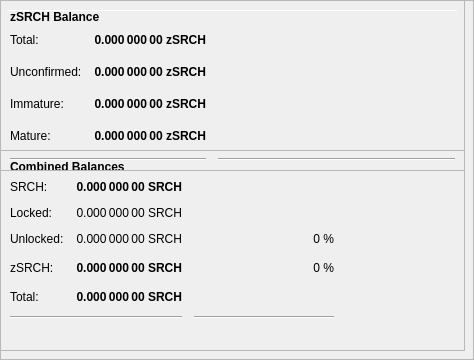
        <widget class="QFrame" name="frameObfuscation">
         <property name="minimumSize">
          <size>
           <width>0</width>
           <height>350</height>
          </size>
         </property>
         <property name="layoutDirection">
          <enum>Qt::LeftToRight</enum>
         </property>
         <property name="frameShape">
          <enum>QFrame::StyledPanel</enum>
         </property>
         <property name="frameShadow">
          <enum>QFrame::Raised</enum>
         </property>
         <widget class="QPushButton" name="runAutoDenom">
          <property name="geometry">
           <rect>
            <x>251</x>
            <y>17</y>
            <width>1</width>
            <height>1</height>
           </rect>
          </property>
          <property name="palette">
           <palette>
            <active>
             <colorrole role="WindowText">
              <brush brushstyle="SolidPattern">
               <color alpha="255">
                <red>0</red>
                <green>0</green>
                <blue>0</blue>
               </color>
              </brush>
             </colorrole>
             <colorrole role="Button">
              <brush brushstyle="SolidPattern">
               <color alpha="255">
                <red>239</red>
                <green>238</green>
                <blue>238</blue>
               </color>
              </brush>
             </colorrole>
             <colorrole role="Light">
              <brush brushstyle="SolidPattern">
               <color alpha="255">
                <red>255</red>
                <green>255</green>
                <blue>255</blue>
               </color>
              </brush>
             </colorrole>
             <colorrole role="Midlight">
              <brush brushstyle="SolidPattern">
               <color alpha="255">
                <red>247</red>
                <green>246</green>
                <blue>246</blue>
               </color>
              </brush>
             </colorrole>
             <colorrole role="Dark">
              <brush brushstyle="SolidPattern">
               <color alpha="255">
                <red>119</red>
                <green>119</green>
                <blue>119</blue>
               </color>
              </brush>
             </colorrole>
             <colorrole role="Mid">
              <brush brushstyle="SolidPattern">
               <color alpha="255">
                <red>159</red>
                <green>159</green>
                <blue>159</blue>
               </color>
              </brush>
             </colorrole>
             <colorrole role="Text">
              <brush brushstyle="SolidPattern">
               <color alpha="255">
                <red>0</red>
                <green>0</green>
                <blue>0</blue>
               </color>
              </brush>
             </colorrole>
             <colorrole role="BrightText">
              <brush brushstyle="SolidPattern">
               <color alpha="255">
                <red>255</red>
                <green>255</green>
                <blue>255</blue>
               </color>
              </brush>
             </colorrole>
             <colorrole role="ButtonText">
              <brush brushstyle="SolidPattern">
               <color alpha="255">
                <red>0</red>
                <green>0</green>
                <blue>0</blue>
               </color>
              </brush>
             </colorrole>
             <colorrole role="Base">
              <brush brushstyle="SolidPattern">
               <color alpha="255">
                <red>255</red>
                <green>255</green>
                <blue>255</blue>
               </color>
              </brush>
             </colorrole>
             <colorrole role="Window">
              <brush brushstyle="SolidPattern">
               <color alpha="255">
                <red>239</red>
                <green>238</green>
                <blue>238</blue>
               </color>
              </brush>
             </colorrole>
             <colorrole role="Shadow">
              <brush brushstyle="SolidPattern">
               <color alpha="255">
                <red>0</red>
                <green>0</green>
                <blue>0</blue>
               </color>
              </brush>
             </colorrole>
             <colorrole role="AlternateBase">
              <brush brushstyle="SolidPattern">
               <color alpha="255">
                <red>247</red>
                <green>246</green>
                <blue>246</blue>
               </color>
              </brush>
             </colorrole>
             <colorrole role="ToolTipBase">
              <brush brushstyle="SolidPattern">
               <color alpha="255">
                <red>255</red>
                <green>255</green>
                <blue>220</blue>
               </color>
              </brush>
             </colorrole>
             <colorrole role="ToolTipText">
              <brush brushstyle="SolidPattern">
               <color alpha="255">
                <red>0</red>
                <green>0</green>
                <blue>0</blue>
               </color>
              </brush>
             </colorrole>
            </active>
            <inactive>
             <colorrole role="WindowText">
              <brush brushstyle="SolidPattern">
               <color alpha="255">
                <red>0</red>
                <green>0</green>
                <blue>0</blue>
               </color>
              </brush>
             </colorrole>
             <colorrole role="Button">
              <brush brushstyle="SolidPattern">
               <color alpha="255">
                <red>239</red>
                <green>238</green>
                <blue>238</blue>
               </color>
              </brush>
             </colorrole>
             <colorrole role="Light">
              <brush brushstyle="SolidPattern">
               <color alpha="255">
                <red>255</red>
                <green>255</green>
                <blue>255</blue>
               </color>
              </brush>
             </colorrole>
             <colorrole role="Midlight">
              <brush brushstyle="SolidPattern">
               <color alpha="255">
                <red>247</red>
                <green>246</green>
                <blue>246</blue>
               </color>
              </brush>
             </colorrole>
             <colorrole role="Dark">
              <brush brushstyle="SolidPattern">
               <color alpha="255">
                <red>119</red>
                <green>119</green>
                <blue>119</blue>
               </color>
              </brush>
             </colorrole>
             <colorrole role="Mid">
              <brush brushstyle="SolidPattern">
               <color alpha="255">
                <red>159</red>
                <green>159</green>
                <blue>159</blue>
               </color>
              </brush>
             </colorrole>
             <colorrole role="Text">
              <brush brushstyle="SolidPattern">
               <color alpha="255">
                <red>0</red>
                <green>0</green>
                <blue>0</blue>
               </color>
              </brush>
             </colorrole>
             <colorrole role="BrightText">
              <brush brushstyle="SolidPattern">
               <color alpha="255">
                <red>255</red>
                <green>255</green>
                <blue>255</blue>
               </color>
              </brush>
             </colorrole>
             <colorrole role="ButtonText">
              <brush brushstyle="SolidPattern">
               <color alpha="255">
                <red>0</red>
                <green>0</green>
                <blue>0</blue>
               </color>
              </brush>
             </colorrole>
             <colorrole role="Base">
              <brush brushstyle="SolidPattern">
               <color alpha="255">
                <red>255</red>
                <green>255</green>
                <blue>255</blue>
               </color>
              </brush>
             </colorrole>
             <colorrole role="Window">
              <brush brushstyle="SolidPattern">
               <color alpha="255">
                <red>239</red>
                <green>238</green>
                <blue>238</blue>
               </color>
              </brush>
             </colorrole>
             <colorrole role="Shadow">
              <brush brushstyle="SolidPattern">
               <color alpha="255">
                <red>0</red>
                <green>0</green>
                <blue>0</blue>
               </color>
              </brush>
             </colorrole>
             <colorrole role="AlternateBase">
              <brush brushstyle="SolidPattern">
               <color alpha="255">
                <red>247</red>
                <green>246</green>
                <blue>246</blue>
               </color>
              </brush>
             </colorrole>
             <colorrole role="ToolTipBase">
              <brush brushstyle="SolidPattern">
               <color alpha="255">
                <red>255</red>
                <green>255</green>
                <blue>220</blue>
               </color>
              </brush>
             </colorrole>
             <colorrole role="ToolTipText">
              <brush brushstyle="SolidPattern">
               <color alpha="255">
                <red>0</red>
                <green>0</green>
                <blue>0</blue>
               </color>
              </brush>
             </colorrole>
            </inactive>
            <disabled>
             <colorrole role="WindowText">
              <brush brushstyle="SolidPattern">
               <color alpha="255">
                <red>119</red>
                <green>119</green>
                <blue>119</blue>
               </color>
              </brush>
             </colorrole>
             <colorrole role="Button">
              <brush brushstyle="SolidPattern">
               <color alpha="255">
                <red>239</red>
                <green>238</green>
                <blue>238</blue>
               </color>
              </brush>
             </colorrole>
             <colorrole role="Light">
              <brush brushstyle="SolidPattern">
               <color alpha="255">
                <red>255</red>
                <green>255</green>
                <blue>255</blue>
               </color>
              </brush>
             </colorrole>
             <colorrole role="Midlight">
              <brush brushstyle="SolidPattern">
               <color alpha="255">
                <red>247</red>
                <green>246</green>
                <blue>246</blue>
               </color>
              </brush>
             </colorrole>
             <colorrole role="Dark">
              <brush brushstyle="SolidPattern">
               <color alpha="255">
                <red>119</red>
                <green>119</green>
                <blue>119</blue>
               </color>
              </brush>
             </colorrole>
             <colorrole role="Mid">
              <brush brushstyle="SolidPattern">
               <color alpha="255">
                <red>159</red>
                <green>159</green>
                <blue>159</blue>
               </color>
              </brush>
             </colorrole>
             <colorrole role="Text">
              <brush brushstyle="SolidPattern">
               <color alpha="255">
                <red>119</red>
                <green>119</green>
                <blue>119</blue>
               </color>
              </brush>
             </colorrole>
             <colorrole role="BrightText">
              <brush brushstyle="SolidPattern">
               <color alpha="255">
                <red>255</red>
                <green>255</green>
                <blue>255</blue>
               </color>
              </brush>
             </colorrole>
             <colorrole role="ButtonText">
              <brush brushstyle="SolidPattern">
               <color alpha="255">
                <red>119</red>
                <green>119</green>
                <blue>119</blue>
               </color>
              </brush>
             </colorrole>
             <colorrole role="Base">
              <brush brushstyle="SolidPattern">
               <color alpha="255">
                <red>239</red>
                <green>238</green>
                <blue>238</blue>
               </color>
              </brush>
             </colorrole>
             <colorrole role="Window">
              <brush brushstyle="SolidPattern">
               <color alpha="255">
                <red>239</red>
                <green>238</green>
                <blue>238</blue>
               </color>
              </brush>
             </colorrole>
             <colorrole role="Shadow">
              <brush brushstyle="SolidPattern">
               <color alpha="255">
                <red>0</red>
                <green>0</green>
                <blue>0</blue>
               </color>
              </brush>
             </colorrole>
             <colorrole role="AlternateBase">
              <brush brushstyle="SolidPattern">
               <color alpha="255">
                <red>239</red>
                <green>238</green>
                <blue>238</blue>
               </color>
              </brush>
             </colorrole>
             <colorrole role="ToolTipBase">
              <brush brushstyle="SolidPattern">
               <color alpha="255">
                <red>255</red>
                <green>255</green>
                <blue>220</blue>
               </color>
              </brush>
             </colorrole>
             <colorrole role="ToolTipText">
              <brush brushstyle="SolidPattern">
               <color alpha="255">
                <red>0</red>
                <green>0</green>
                <blue>0</blue>
               </color>
              </brush>
             </colorrole>
            </disabled>
           </palette>
          </property>
          <property name="focusPolicy">
           <enum>Qt::NoFocus</enum>
          </property>
          <property name="autoFillBackground">
           <bool>true</bool>
          </property>
          <property name="text">
           <string/>
          </property>
          <property name="flat">
           <bool>true</bool>
          </property>
         </widget>
         <widget class="Line" name="line">
          <property name="geometry">
           <rect>
            <x>7</x>
            <y>10</y>
            <width>451</width>
            <height>1</height>
           </rect>
          </property>
          <property name="orientation">
           <enum>Qt::Horizontal</enum>
          </property>
         </widget>
         <widget class="QFrame" name="frame_3">
          <property name="geometry">
           <rect>
            <x>0</x>
            <y>150</y>
            <width>465</width>
            <height>201</height>
           </rect>
          </property>
          <property name="frameShape">
           <enum>QFrame::StyledPanel</enum>
          </property>
          <property name="frameShadow">
           <enum>QFrame::Raised</enum>
          </property>
          <layout class="QVBoxLayout" name="verticalLayout_5">
           <item>
            <layout class="QHBoxLayout" name="horizontalLayout_5" stretch="0">
             <item>
              <widget class="QLabel" name="label_5z">
               <property name="maximumSize">
                <size>
                 <width>16777215</width>
                 <height>20</height>
                </size>
               </property>
               <property name="font">
                <font>
                 <weight>75</weight>
                 <bold>true</bold>
                </font>
               </property>
               <property name="toolTip">
                <string>Combined Balances (including unconfirmed and immature coins)</string>
               </property>
               <property name="text">
                <string>&lt;html&gt;&lt;head/&gt;&lt;body&gt;&lt;p&gt;Combined Balances&lt;/p&gt;&lt;/body&gt;&lt;/html&gt;</string>
               </property>
              </widget>
             </item>
            </layout>
           </item>
           <item>
            <layout class="QGridLayout" name="gridLayout_3">
             <property name="spacing">
              <number>12</number>
             </property>
             <item row="7" column="0" colspan="2">
              <widget class="Line" name="lineSpendableBalance_3">
               <property name="orientation">
                <enum>Qt::Horizontal</enum>
               </property>
              </widget>
             </item>
             <item row="7" column="2">
              <widget class="Line" name="lineWatchBalance_3">
               <property name="sizePolicy">
                <sizepolicy hsizetype="Preferred" vsizetype="Fixed">
                 <horstretch>0</horstretch>
                 <verstretch>0</verstretch>
                </sizepolicy>
               </property>
               <property name="minimumSize">
                <size>
                 <width>140</width>
                 <height>0</height>
                </size>
               </property>
               <property name="orientation">
                <enum>Qt::Horizontal</enum>
               </property>
              </widget>
             </item>
             <item row="4" column="1">
              <widget class="QLabel" name="labelzBalancez">
               <property name="font">
                <font>
                 <weight>75</weight>
                 <bold>true</bold>
                </font>
               </property>
               <property name="cursor">
                <cursorShape>IBeamCursor</cursorShape>
               </property>
               <property name="toolTip">
                <string>Total of transactions that have yet to be confirmed, and do not yet count toward the spendable balance</string>
               </property>
               <property name="text">
                <string notr="true">0.000 000 00 SRCH</string>
               </property>
               <property name="alignment">
                <set>Qt::AlignRight|Qt::AlignTrailing|Qt::AlignVCenter</set>
               </property>
               <property name="textInteractionFlags">
                <set>Qt::LinksAccessibleByMouse|Qt::TextSelectableByKeyboard|Qt::TextSelectableByMouse</set>
               </property>
              </widget>
             </item>
             <item row="6" column="1">
              <widget class="QLabel" name="labelTotalz">
               <property name="font">
                <font>
                 <weight>75</weight>
                 <bold>true</bold>
                </font>
               </property>
               <property name="cursor">
                <cursorShape>IBeamCursor</cursorShape>
               </property>
               <property name="toolTip">
                <string>Total Balance, including unconfirmed and immature coins.</string>
               </property>
               <property name="text">
                <string notr="true">0.000 000 00 SRCH</string>
               </property>
               <property name="alignment">
                <set>Qt::AlignRight|Qt::AlignTrailing|Qt::AlignVCenter</set>
               </property>
               <property name="textInteractionFlags">
                <set>Qt::LinksAccessibleByMouse|Qt::TextSelectableByKeyboard|Qt::TextSelectableByMouse</set>
               </property>
              </widget>
             </item>
             <item row="4" column="3">
              <spacer name="horizontalSpacer_6">
               <property name="orientation">
                <enum>Qt::Horizontal</enum>
               </property>
               <property name="sizeHint" stdset="0">
                <size>
                 <width>40</width>
                 <height>20</height>
                </size>
               </property>
              </spacer>
             </item>
             <item row="6" column="0">
              <widget class="QLabel" name="labelTotalTextz">
               <property name="text">
                <string>Total:</string>
               </property>
              </widget>
             </item>
             <item row="1" column="0">
              <widget class="QLabel" name="labelBalanceTextz">
               <property name="text">
                <string>SRCH:</string>
               </property>
              </widget>
             </item>
             <item row="1" column="1">
              <widget class="QLabel" name="labelBalancez">
               <property name="font">
                <font>
                 <weight>75</weight>
                 <bold>true</bold>
                </font>
               </property>
               <property name="cursor">
                <cursorShape>IBeamCursor</cursorShape>
               </property>
               <property name="toolTip">
                <string>Your current spendable balance</string>
               </property>
               <property name="text">
                <string notr="true">0.000 000 00 SRCH</string>
               </property>
               <property name="alignment">
                <set>Qt::AlignRight|Qt::AlignTrailing|Qt::AlignVCenter</set>
               </property>
               <property name="textInteractionFlags">
                <set>Qt::LinksAccessibleByMouse|Qt::TextSelectableByKeyboard|Qt::TextSelectableByMouse</set>
               </property>
              </widget>
             </item>
             <item row="4" column="0">
              <widget class="QLabel" name="labelzBalanceTextz">
               <property name="toolTip">
                <string/>
               </property>
               <property name="text">
                <string>zSRCH:</string>
               </property>
              </widget>
             </item>
             <item row="4" column="2">
              <widget class="QLabel" name="labelzSRCHPercent">
               <property name="toolTip">
                <string>Current percentage of zSRCH.
If AutoMint is enabled this percentage will settle around the configured AutoMint percentage (default = 10%)</string>
               </property>
               <property name="text">
                <string>0 %</string>
               </property>
               <property name="alignment">
                <set>Qt::AlignRight|Qt::AlignTrailing|Qt::AlignVCenter</set>
               </property>
              </widget>
             </item>
             <item row="6" column="2">
              <widget class="QLabel" name="label100Percent">
               <property name="text">
                <string/>
               </property>
               <property name="alignment">
                <set>Qt::AlignRight|Qt::AlignTrailing|Qt::AlignVCenter</set>
               </property>
              </widget>
             </item>
             <item row="2" column="1">
              <widget class="QLabel" name="labelLockedBalance">
               <property name="toolTip">
                <string>Locked SRCH or Masternode collaterals. These are excluded from zSRCH minting.</string>
               </property>
               <property name="text">
                <string>0.000 000 00 SRCH</string>
               </property>
               <property name="alignment">
                <set>Qt::AlignRight|Qt::AlignTrailing|Qt::AlignVCenter</set>
               </property>
              </widget>
             </item>
             <item row="2" column="0">
              <widget class="QLabel" name="labelLockedBalanceText">
               <property name="toolTip">
                <string>Locked SRCH or Masternode collaterals. These are excluded from zSRCH minting.</string>
               </property>
               <property name="text">
                <string>Locked:</string>
               </property>
              </widget>
             </item>
             <item row="3" column="0">
              <widget class="QLabel" name="labelUnLockedBalanceText">
               <property name="toolTip">
                <string>Unlocked SRCHs. These can be used for zSRCH minting.</string>
               </property>
               <property name="text">
                <string>Unlocked:</string>
               </property>
              </widget>
             </item>
             <item row="3" column="1">
              <widget class="QLabel" name="labelUnLockedBalance">
               <property name="toolTip">
                <string>Unlocked SRCHs. These can be used for zSRCH minting.</string>
               </property>
               <property name="text">
                <string>0.000 000 00 SRCH</string>
               </property>
               <property name="alignment">
                <set>Qt::AlignRight|Qt::AlignTrailing|Qt::AlignVCenter</set>
               </property>
              </widget>
             </item>
             <item row="3" column="2">
              <widget class="QLabel" name="labelSRCHPercent">
               <property name="text">
                <string>0 %</string>
               </property>
               <property name="alignment">
                <set>Qt::AlignRight|Qt::AlignTrailing|Qt::AlignVCenter</set>
               </property>
              </widget>
             </item>
            </layout>
           </item>
           <item>
            <spacer name="verticalSpacer">
             <property name="orientation">
              <enum>Qt::Vertical</enum>
             </property>
             <property name="sizeHint" stdset="0">
              <size>
               <width>20</width>
               <height>40</height>
              </size>
             </property>
            </spacer>
           </item>
          </layout>
         </widget>
         <widget class="QFrame" name="frame_4">
          <property name="geometry">
           <rect>
            <x>0</x>
            <y>0</y>
            <width>465</width>
            <height>171</height>
           </rect>
          </property>
          <property name="frameShape">
           <enum>QFrame::StyledPanel</enum>
          </property>
          <property name="frameShadow">
           <enum>QFrame::Raised</enum>
          </property>
          <layout class="QVBoxLayout" name="verticalLayout_7">
           <item>
            <layout class="QHBoxLayout" name="horizontalLayout_8" stretch="0">
             <item>
              <widget class="QLabel" name="label_5z_3">
               <property name="maximumSize">
                <size>
                 <width>16777215</width>
                 <height>20</height>
                </size>
               </property>
               <property name="font">
                <font>
                 <weight>75</weight>
                 <bold>true</bold>
                </font>
               </property>
               <property name="text">
                <string>zSRCH Balance</string>
               </property>
              </widget>
             </item>
            </layout>
           </item>
           <item>
            <layout class="QGridLayout" name="gridLayout_5">
             <property name="spacing">
              <number>12</number>
             </property>
             <item row="4" column="0">
              <widget class="QLabel" name="labelzBalanceMatureText">
               <property name="toolTip">
                <string>Mature: more than 20 confirmation and more than 1 mints of the same denomination after it was minted.
These zSRCH are spendable.</string>
               </property>
               <property name="text">
                <string>Mature:</string>
               </property>
              </widget>
             </item>
             <item row="5" column="0" colspan="2">
              <widget class="Line" name="lineSpendableBalance_5">
               <property name="orientation">
                <enum>Qt::Horizontal</enum>
               </property>
              </widget>
             </item>
             <item row="1" column="1">
              <widget class="QLabel" name="labelzBalance">
               <property name="font">
                <font>
                 <weight>75</weight>
                 <bold>true</bold>
                </font>
               </property>
               <property name="cursor">
                <cursorShape>IBeamCursor</cursorShape>
               </property>
               <property name="toolTip">
                <string>All available zSRCH, unconfirmed and immature zSRCH included.</string>
               </property>
               <property name="text">
                <string notr="true">0.000 000 00 zSRCH</string>
               </property>
               <property name="alignment">
                <set>Qt::AlignRight|Qt::AlignTrailing|Qt::AlignVCenter</set>
               </property>
               <property name="textInteractionFlags">
                <set>Qt::LinksAccessibleByMouse|Qt::TextSelectableByKeyboard|Qt::TextSelectableByMouse</set>
               </property>
              </widget>
             </item>
             <item row="5" column="2">
              <widget class="Line" name="lineWatchBalance_5">
               <property name="sizePolicy">
                <sizepolicy hsizetype="Preferred" vsizetype="Fixed">
                 <horstretch>0</horstretch>
                 <verstretch>0</verstretch>
                </sizepolicy>
               </property>
               <property name="minimumSize">
                <size>
                 <width>140</width>
                 <height>0</height>
                </size>
               </property>
               <property name="orientation">
                <enum>Qt::Horizontal</enum>
               </property>
              </widget>
             </item>
             <item row="1" column="0">
              <widget class="QLabel" name="labelzBalanceText">
               <property name="toolTip">
                <string>All available zSRCH, unconfirmed and immature zSRCH included.</string>
               </property>
               <property name="text">
                <string>Total:</string>
               </property>
              </widget>
             </item>
             <item row="1" column="2">
              <spacer name="horizontalSpacer_8">
               <property name="orientation">
                <enum>Qt::Horizontal</enum>
               </property>
               <property name="sizeHint" stdset="0">
                <size>
                 <width>40</width>
                 <height>20</height>
                </size>
               </property>
              </spacer>
             </item>
             <item row="4" column="2">
              <spacer name="horizontalSpacer_4">
               <property name="orientation">
                <enum>Qt::Horizontal</enum>
               </property>
               <property name="sizeHint" stdset="0">
                <size>
                 <width>40</width>
                 <height>20</height>
                </size>
               </property>
              </spacer>
             </item>
             <item row="4" column="1">
              <widget class="QLabel" name="labelzBalanceMature">
               <property name="font">
                <font>
                 <weight>75</weight>
                 <bold>true</bold>
                </font>
               </property>
               <property name="toolTip">
                <string>Mature: more than 20 confirmation and more than 1 mints of the same denomination after it was minted.
These zSRCH are spendable.</string>
               </property>
               <property name="text">
                <string>0.000 000 00 zSRCH</string>
               </property>
               <property name="alignment">
                <set>Qt::AlignRight|Qt::AlignTrailing|Qt::AlignVCenter</set>
               </property>
              </widget>
             </item>
             <item row="2" column="0">
              <widget class="QLabel" name="labelzBalanceUnconfirmedText">
               <property name="toolTip">
                <string>Unconfirmed: less than 20 confirmations
Immature: confirmed, but less than 1 mints of the same denomination after it was minted</string>
               </property>
               <property name="text">
                <string>Unconfirmed:</string>
               </property>
              </widget>
             </item>
             <item row="2" column="1">
              <widget class="QLabel" name="labelzBalanceUnconfirmed">
               <property name="font">
                <font>
                 <weight>75</weight>
                 <bold>true</bold>
                </font>
               </property>
               <property name="toolTip">
                <string>Unconfirmed: less than 20 confirmations
Immature: confirmed, but less than 1 mints of the same denomination after it was minted</string>
               </property>
               <property name="text">
                <string>0.000 000 00 zSRCH</string>
               </property>
               <property name="alignment">
                <set>Qt::AlignRight|Qt::AlignTrailing|Qt::AlignVCenter</set>
               </property>
              </widget>
             </item>
             <item row="2" column="2">
              <spacer name="horizontalSpacer_5">
               <property name="orientation">
                <enum>Qt::Horizontal</enum>
               </property>
               <property name="sizeHint" stdset="0">
                <size>
                 <width>40</width>
                 <height>20</height>
                </size>
               </property>
              </spacer>
             </item>
             <item row="3" column="0">
              <widget class="QLabel" name="labelzBalanceImmatureText">
               <property name="toolTip">
                <string>Unconfirmed: less than 20 confirmations
Immature: confirmed, but less than 1 mints of the same denomination after it was minted</string>
               </property>
               <property name="text">
                <string>Immature:</string>
               </property>
              </widget>
             </item>
             <item row="3" column="1">
              <widget class="QLabel" name="labelzBalanceImmature">
               <property name="font">
                <font>
                 <weight>75</weight>
                 <bold>true</bold>
                </font>
               </property>
               <property name="toolTip">
                <string>Unconfirmed: less than 20 confirmations
Immature: confirmed, but less than 1 mints of the same denomination after it was minted</string>
               </property>
               <property name="text">
                <string>0.000 000 00 zSRCH</string>
               </property>
               <property name="alignment">
                <set>Qt::AlignRight|Qt::AlignTrailing|Qt::AlignVCenter</set>
               </property>
              </widget>
             </item>
             <item row="3" column="2">
              <spacer name="horizontalSpacer_7">
               <property name="orientation">
                <enum>Qt::Horizontal</enum>
               </property>
               <property name="sizeHint" stdset="0">
                <size>
                 <width>40</width>
                 <height>20</height>
                </size>
               </property>
              </spacer>
             </item>
            </layout>
           </item>
          </layout>
         </widget>
        </widget>
